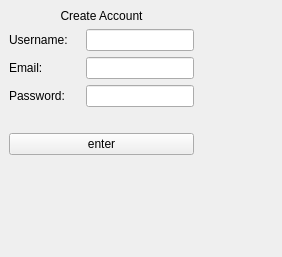
<?xml version="1.0" encoding="UTF-8"?>
<ui version="4.0">
 <class>MainWindow</class>
 <widget class="QMainWindow" name="MainWindow">
  <property name="geometry">
   <rect>
    <x>0</x>
    <y>0</y>
    <width>282</width>
    <height>257</height>
   </rect>
  </property>
  <property name="windowTitle">
   <string>MainWindow</string>
  </property>
  <property name="styleSheet">
   <string notr="true">color: rgb(0, 0, 0);
</string>
  </property>
  <widget class="QWidget" name="centralwidget">
   <layout class="QFormLayout" name="formLayout">
    <item row="0" column="0">
     <layout class="QVBoxLayout" name="verticalLayout">
      <item>
       <widget class="QLabel" name="create_user_title">
        <property name="styleSheet">
         <string notr="true">font: 18pt &quot;MS Shell Dlg 2&quot;;</string>
        </property>
        <property name="text">
         <string>&lt;html&gt;&lt;head/&gt;&lt;body&gt;&lt;p align=&quot;center&quot;&gt;Create Account&lt;/p&gt;&lt;/body&gt;&lt;/html&gt;</string>
        </property>
       </widget>
      </item>
      <item>
       <layout class="QHBoxLayout" name="horizontalLayout">
        <item>
         <widget class="QLabel" name="username_lb">
          <property name="minimumSize">
           <size>
            <width>71</width>
            <height>0</height>
           </size>
          </property>
          <property name="styleSheet">
           <string notr="true"/>
          </property>
          <property name="text">
           <string>Username:</string>
          </property>
         </widget>
        </item>
        <item>
         <widget class="QLineEdit" name="username_entry_le"/>
        </item>
       </layout>
      </item>
      <item>
       <layout class="QHBoxLayout" name="horizontalLayout_2">
        <item>
         <widget class="QLabel" name="email_lb">
          <property name="minimumSize">
           <size>
            <width>71</width>
            <height>0</height>
           </size>
          </property>
          <property name="styleSheet">
           <string notr="true"/>
          </property>
          <property name="text">
           <string>Email:</string>
          </property>
         </widget>
        </item>
        <item>
         <widget class="QLineEdit" name="email_entry_le"/>
        </item>
       </layout>
      </item>
      <item>
       <layout class="QHBoxLayout" name="horizontalLayout_3">
        <item>
         <widget class="QLabel" name="password_lb">
          <property name="minimumSize">
           <size>
            <width>71</width>
            <height>0</height>
           </size>
          </property>
          <property name="styleSheet">
           <string notr="true"/>
          </property>
          <property name="text">
           <string>Password:</string>
          </property>
         </widget>
        </item>
        <item>
         <widget class="QLineEdit" name="password_entry_le"/>
        </item>
       </layout>
      </item>
      <item>
       <widget class="QLabel" name="return_lb">
        <property name="text">
         <string/>
        </property>
       </widget>
      </item>
      <item>
       <widget class="QPushButton" name="enter_btn">
        <property name="text">
         <string>enter</string>
        </property>
       </widget>
      </item>
     </layout>
    </item>
   </layout>
  </widget>
 </widget>
 <resources/>
 <connections/>
</ui>
